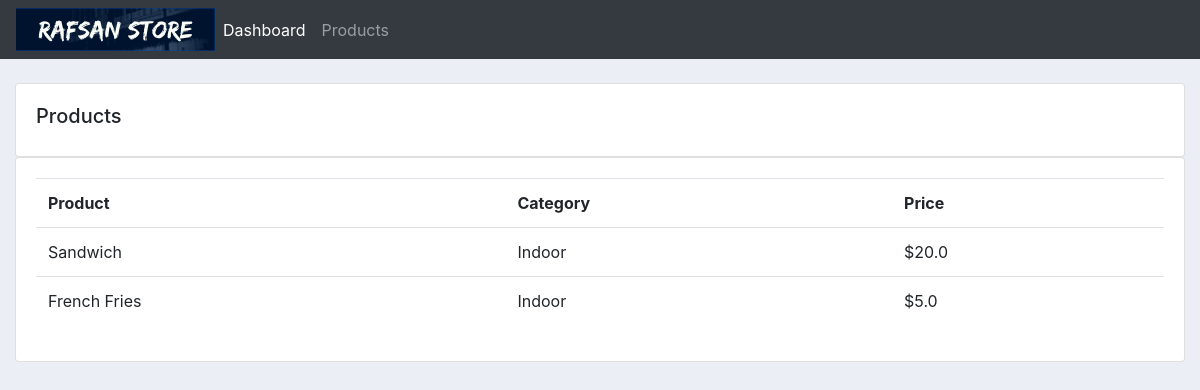
Before: /products/ with the older database file.
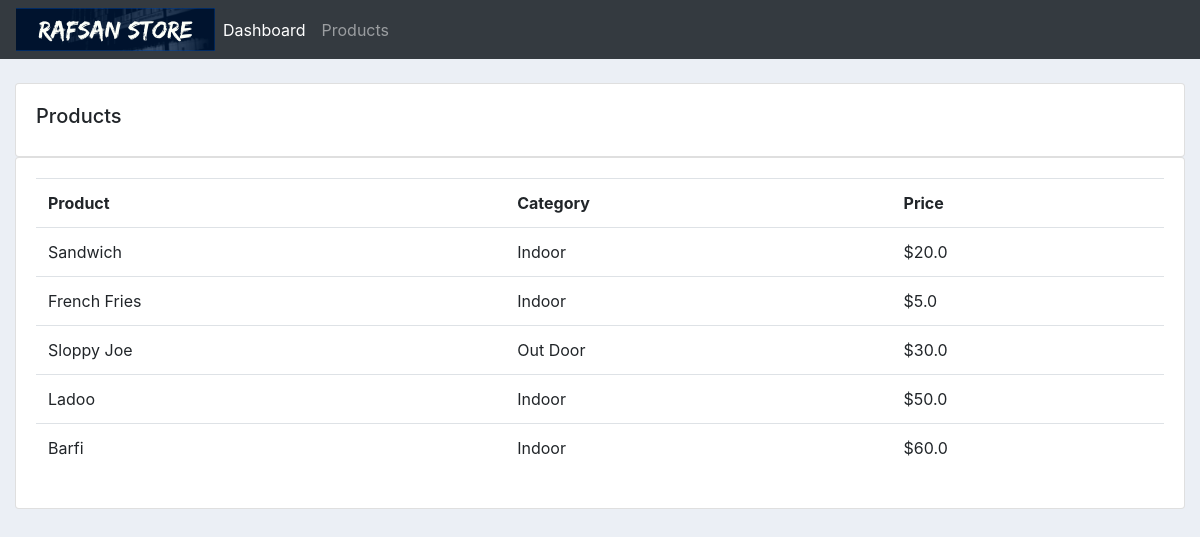
After: the same page with the newer database file.
### accounts/models.py (models this page shows, shortened)
class Product(models.Model):
    CATEGORY = (
        ('Indoor', 'Indoor'),
        ('Out Door', 'Out Door')
    )
    tag = models.ManyToManyField(Tag)
    name = models.CharField(max_length=200, null=True)
    price = models.FloatField(max_length=200, null=True)
    category = models.CharField(max_length=200, null=True, choices=CATEGORY)
    description = models.TextField(max_length=1000, null=True)
    date_created = models.DateTimeField(auto_now_add=True, null=True)

### accounts/views.py (the view)
# urls.py: path('products/', views.products, name = 'products'),
def products(request):
    products = Product.objects.all()
    context = {'products' : products}
    return render(request, 'accounts/products.html', context)

### accounts/templates/accounts/products.html
{% extends 'accounts/main.html' %}
{% block content %}
    		<br>
		<div class="row">
			<div class="col-md">
				<div class="card card-body">
					<h5>Products</h5>
				</div>
				<div class="card card-body">
					<table class="table">
						<tr>
							<th>Product</th>
							<th>Category</th>
							<th>Price</th>
						</tr>
                        {% for item in products %}
                            <tr>
                                <td>{{ item.name }}</td>
                                <td>{{ item.category }}</td>
                                <td>${{ item.price }}</td>
                            </tr>
                        {% endfor %}
					</table>
				</div>
			</div>
		</div>
{% endblock %}

### accounts/templates/accounts/main.html (shortened to what this page needs)
{% load static %}
<!doctype html>
<html lang="en">
<head>
    <link rel="stylesheet" href="https://maxcdn.bootstrapcdn.com/bootstrap/4.0.0/css/bootstrap.min.css">
    <link rel="stylesheet" href="{% static '/css/main.css' %}">
</head>
<body>
	{%  include 'accounts/navbar.html' %}
	<div class="container-fluid">
	{% block content %}
	{% endblock %}
    </div>
</body>
</html>

### accounts/templates/accounts/navbar.html (shortened to what this page needs)
{% load static %}
<nav class="navbar navbar-expand-lg navbar-dark bg-dark">
    <a href="{% url 'dashboard' %}"><img src="{% static 'images/logo.png' %}"></a>
  <div class="collapse navbar-collapse" id="navbarNav">
    <ul class="navbar-nav">
      <li class="nav-item active">
        <a class="nav-link" href="{% url 'dashboard' %}">Dashboard</a>
      </li>
      <li class="nav-item">
        <a class="nav-link" href="{% url 'products' %}">Products</a>
      </li>
    </ul>
  </div>
</nav>

### static/css/main.css (style rules this page uses)
body { background-color: #ebeff5; }

Changed rows visible on the page:
added Product: name "Sloppy Joe", category "Out Door", price "30.0"
added Product: name "Ladoo", category "Indoor", price "50.0"
added Product: name "Barfi", category "Indoor", price "60.0"
